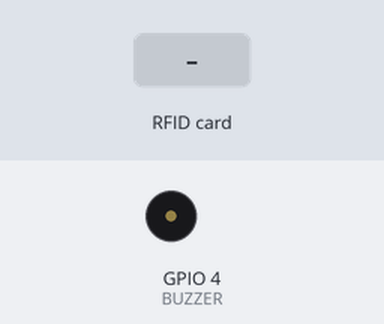
A sketch run on a simulated ESP32. Parts: buzzer (waves = sounding). The test bench sets the inputs (shaded band). WiFi joins after 1.5 s; servers stay silent unless stated; uploads are accepted with an empty reply; what the sketch prints to the serial monitor is not drawn.

Above: at 2.9 s.
3.0 s: RFID card 5E 7A 19 C4 held to the reader
At 3.28 s:
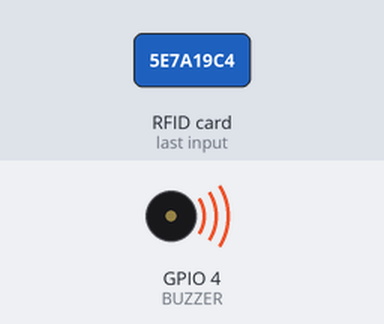
Timing chart, 0 to 6.0 s (numbered marks = the images above; inputs shaded):
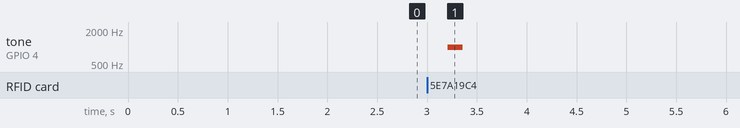

The sketch:

32-2rf-web-w-proto.ino
```cpp
#include <SPI.h>
#include <MFRC522.h>
#include <WiFi.h>
#include <WebServer.h>
#include <HTTPClient.h>

// -----------------------------------------
// RFID Pins
#define SS_PIN_1   5
#define RST_PIN_1  15
#define SS_PIN_2   21
#define RST_PIN_2  22
#define BUZZER     4

MFRC522 mfrc522_1(SS_PIN_1, RST_PIN_1);
MFRC522 mfrc522_2(SS_PIN_2, RST_PIN_2);

// -----------------------------------------
// WiFi
const char* WIFI_SSID = "ssid";        // Change this
const char* WIFI_PASSWORD = "password"; // Change this

// Google Sheets
const String deployment_id = "https://script.google.com/macros/s/DEPLOYMENT_ID";
const String query_suffix = "&name1=bang";

// -----------------------------------------
// Web Server
WebServer server(80);

// Store last 10 scanned cards per location
#define MAX_LOGS 10
String logsA[MAX_LOGS];
String logsB[MAX_LOGS];
int indexA = 0, indexB = 0;

// -----------------------------------------
// Setup
void setup() {
  Serial.begin(115200);
  SPI.begin();

  // Initialize both readers
  mfrc522_1.PCD_Init();
  delay(50);
  mfrc522_2.PCD_Init();
  delay(50);

  pinMode(BUZZER, OUTPUT);
  noTone(BUZZER);

  // WiFi
  WiFi.begin(WIFI_SSID, WIFI_PASSWORD);
  Serial.print("Connecting to WiFi");
  while (WiFi.status() != WL_CONNECTED) {
    delay(500); Serial.print(".");
  }
  Serial.println("\n✅ WiFi connected!");
  Serial.println(WiFi.localIP());

  // Setup Web Server
  server.on("/", handleRoot);
  server.begin();
  Serial.println("🌍 Web server started");
}

// -----------------------------------------
// Loop
void loop() {
  server.handleClient();

  CheckReader(mfrc522_1, "Reader1", logsA, indexA);
  delay(50);
  CheckReader(mfrc522_2, "Reader2", logsB, indexB);
  delay(200);
}

// -----------------------------------------
// RFID Check Function
void CheckReader(MFRC522 &reader, String readerName, String logs[], int &logIndex) {
  if (!reader.PICC_IsNewCardPresent() || !reader.PICC_ReadCardSerial()) return;

  // Build UID
  String uid = "";
  for (byte i = 0; i < reader.uid.size; i++) {
    uid += String(reader.uid.uidByte[i], HEX);
  }
  uid.toUpperCase();

  Serial.println(readerName + " scanned UID: " + uid);

  BeepSuccess();

  // Save to logs
  logs[logIndex] = uid;
  logIndex = (logIndex + 1) % MAX_LOGS;

  // Send to Google Sheets
  if (WiFi.status() == WL_CONNECTED) {
    SendToGoogleSheets(uid, readerName);
  }

  reader.PICC_HaltA();
  reader.PCD_StopCrypto1();
}

// -----------------------------------------
// Google Sheets Sender
void SendToGoogleSheets(String uid, String readerName) {
  HTTPClient http;
  String url = deployment_id + "/exec?uid=" + uid + "&reader=" + readerName + query_suffix;
  http.begin(url);
  int httpCode = http.GET();
  if (httpCode > 0) {
    Serial.printf("✅ Sheets Response: %d\n", httpCode);
  } else {
    Serial.printf("❌ Sheets Error: %s\n", http.errorToString(httpCode).c_str());
  }
  http.end();
}

// -----------------------------------------
// Web Page Generator
String buildTableRows(String logs[]) {
  String rows = "";
  for (int i = 0; i < MAX_LOGS; i++) {
    if (logs[i].length() > 0) {
      rows += "<tr><td>" + String(i+1) + "</td>";
      rows += "<td>" + logs[i] + "</td>";
      rows += "<td>" + String(__DATE__) + "</td>";
      rows += "<td>" + String(__TIME__) + "</td></tr>";
    }
  }
  return rows;
}

String getHTML() {
  String html = R"rawliteral(
  <!DOCTYPE html>
  <html lang="en">
  <head>
  <meta name="viewport" content="width=device-width, initial-scale=1.0">
  <style>
  table { border-collapse: collapse; width: 100%; }
  th, td { text-align: left; padding: 8px; }
  tr:nth-child(even) { background-color: #D6EEEE; }
  </style>
  <title>Package Tracking</title>
  </head>
  <body>
    <h1>Package Tracking from Location A to Location B</h1>
    <table>
      <tr>
        <td>
          <table border="2">
            <caption><h1>Location A</h1></caption>
            <tr><th>Sl. No.</th><th>Article (UID)</th><th>Date</th><th>Time</th></tr>
            %LOCATION_A_ROWS%
          </table>
        </td>
        <td>
          <table border="2">
            <caption><h1>Location B</h1></caption>
            <tr><th>Sl. No.</th><th>Article (UID)</th><th>Date</th><th>Time</th></tr>
            %LOCATION_B_ROWS%
          </table>
        </td>
      </tr>
    </table>
  </body>
  </html>
  )rawliteral";

  html.replace("%LOCATION_A_ROWS%", buildTableRows(logsA));
  html.replace("%LOCATION_B_ROWS%", buildTableRows(logsB));
  return html;
}

void handleRoot() {
  server.send(200, "text/html", getHTML());
}

// -----------------------------------------
// Buzzer Functions
void BeepSuccess() {
  tone(BUZZER, 1000, 150);
  delay(200);
  noTone(BUZZER);
}

void BeepError() {
  tone(BUZZER, 800, 500);
  delay(600);
  noTone(BUZZER);
}
```

Measured:
- after the input at 3.0 s, tone on GPIO 4 (BUZZER): silent → 1000 Hz after 0.21 s, → silent 0.15 s later
